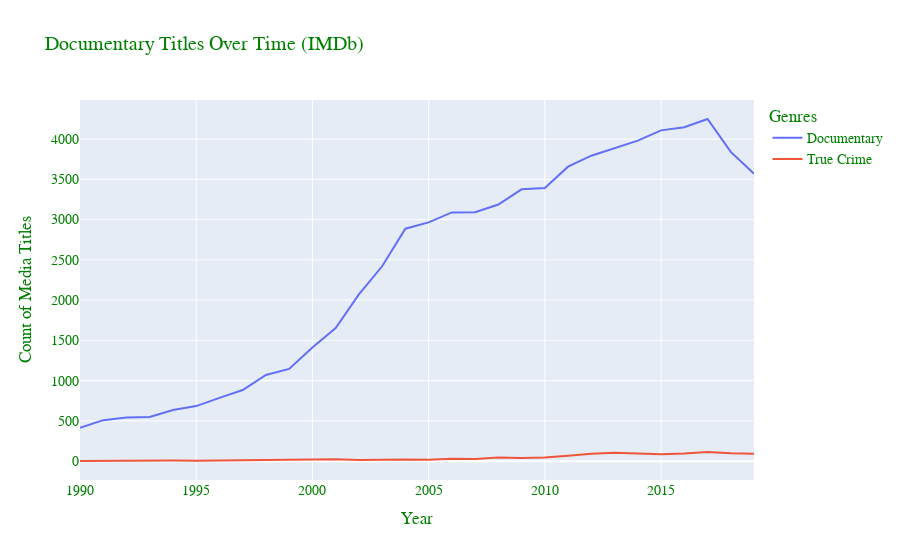

Notebook source saved alongside this figure:
### Code cell
def genre_chart(genre):
    '''
    Creates a plotly bar chart for the given genre
    Accepts as it's first argument:
    'Documentary' 'Short' 'Animation' 'Sport' 'Action' 'Comedy' 'Romance'
    'Music' 'Drama' 'Western' 'News' 'History' 'Crime' 'Sci-Fi' 'Family'
    'Fantasy' 'Horror' 'Biography' 'War' 'Adventure' 'Mystery' 'Musical'
    'Adult' 'Thriller' 'Film-Noir' 'Talk-Show' 'Game-Show' 'Reality-TV'
    
    For years between 1990 and 2020
    '''
    fig = go.Figure()
    
    #fig = px.line(x=list(genres_by_year[genre].keys()), y=list(genres_by_year[genre].values()))
    
    fig.add_trace(go.Scatter(x=list(genres_by_year[genre].keys()), y=list(genres_by_year[genre].values()),
                    mode='lines', name=f'{genre}'));
    
    fig.add_trace(go.Scatter(x=list(genres_by_year['True Crime'].keys()), y=list(genres_by_year['True Crime'].values()),
                    mode='lines', name='True Crime'));
    
    fig.update_layout(
        title=f"{genre} Titles Over Time (IMDb)",
        xaxis_title="Year",
        yaxis_title="Count of Media Titles",
        legend_title="Genres",
        font=dict(
            family="Times New Roman",
            size=14,
            color="Green"
        )
    );
    return fig.show()

genre_chart('Documentary')

### Figure 1 — Plotly figure (JSON) as saved in the notebook; plotly's stock layout.template omitted (floating-point values rounded to 4 significant figures)
{"data": [{"mode": "lines", "name": "Documentary", "type": "scatter", "x": [1990, 1991, 1992, 1993, 1994, 1995, 1996, 1997, 1998, 1999, 2000, 2001, 2002, 2003, 2004, 2005, 2006, 2007, 2008, 2009, 2010, 2011, 2012, 2013, 2014, 2015, 2016, 2017, 2018, 2019], "y": [414, 509, 542, 548, 635, 684, 786, 883, 1071, 1146, 1412, 1654, 2072, 2420, 2887, 2965, 3089, 3091, 3187, 3376, 3391, 3657, 3793, 3891, 3980, 4108, 4147, 4249, 3841, 3570]}, {"mode": "lines", "name": "True Crime", "type": "scatter", "x": [1990, 1991, 1992, 1993, 1994, 1995, 1996, 1997, 1998, 1999, 2000, 2001, 2002, 2003, 2004, 2005, 2006, 2007, 2008, 2009, 2010, 2011, 2012, 2013, 2014, 2015, 2016, 2017, 2018, 2019], "y": [2, 5, 11, 6, 8, 6, 9, 6, 12, 13, 21, 23, 15, 22, 20, 16, 31, 26, 45, 40, 45, 68, 93, 106, 95, 87, 94, 114, 98, 92]}], "layout": {"font": {"color": "Green", "family": "Times New Roman", "size": 14}, "legend": {"title": {"text": "Genres"}}, "title": {"text": "Documentary Titles Over Time (IMDb)"}, "xaxis": {"title": {"text": "Year"}}, "yaxis": {"title": {"text": "Count of Media Titles"}}}}
